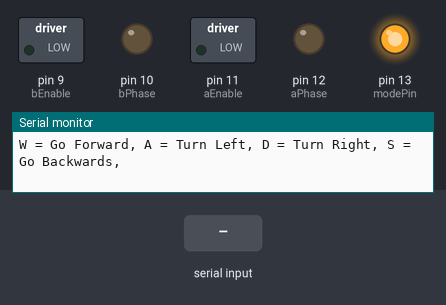
The sketch below on a simulated Arduino Uno, built with avr-gcc and run on an emulated ATmega328P. Shown: switched loads named in the sketch (green lamp = pin HIGH), output pins drawn as LEDs (lit = HIGH), the last lines printed to the serial monitor. The test bench sets the inputs (shaded band).

Above: at 1.2 s.
1.3 s: "w" received over Serial
At 1.7 s:
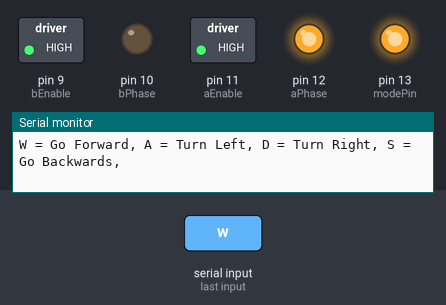
2.8 s: "s" received over Serial
At 4.0 s:
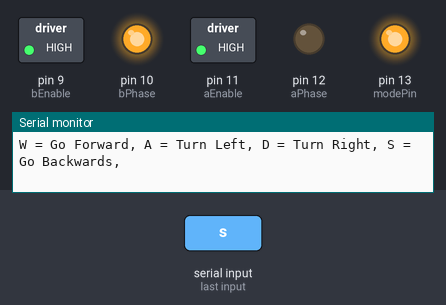
4.3 s: "a" received over Serial
At 5.2 s:
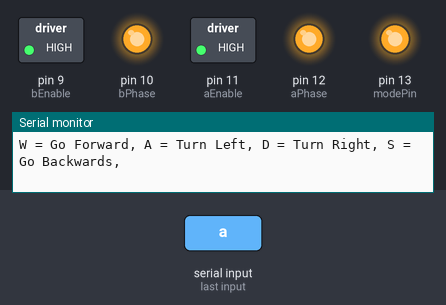
5.8 s: "d" received over Serial
At 6.3 s:
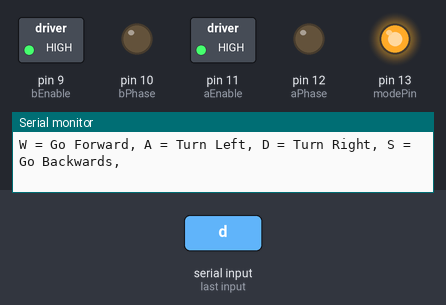
Timing chart, 0 to 8.3 s (numbered marks = the images above; inputs shaded):
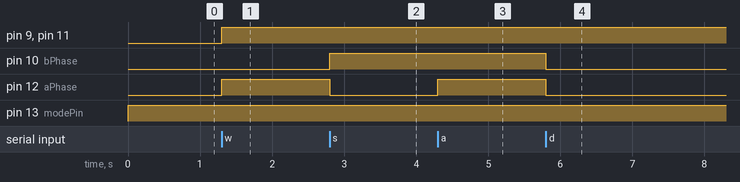

Measured:
- after the input at 1.3 s, pin 9 (bEnable), pin 11 (aEnable), pin 12 (aPhase): LOW → HIGH at once
- after the input at 2.8 s, pin 10 (bPhase): LOW → HIGH at once; pin 12 (aPhase): HIGH → LOW at once
- after the input at 4.3 s, pin 12 (aPhase): LOW → HIGH at once
- after the input at 5.8 s, pin 10 (bPhase), pin 12 (aPhase): HIGH → LOW at once

The sketch:

DCMotor_Car.ino
```cpp
// pin 9 = BENBL
// pin 10 = BPHASE
// pin 11 = AENBL
// pin 12 = APHASE
// pin 13 = MODE

// Phase is a digital pin. Set it to LOW to go FORWARD. Set it to HIGH to go back

#include <Servo.h>
char INBYTE;
int servoPin = 5;
int servoPin2 = 8;
int modePin = 13;
int bEnable = 9;
int bPhase = 10;
int aEnable = 11;
int aPhase = 12;

void setup() {

Serial.begin(9600);
pinMode(modePin, OUTPUT);
pinMode(bEnable, OUTPUT);
pinMode(bPhase, OUTPUT);
pinMode(aPhase, OUTPUT);
pinMode(aEnable, OUTPUT);

}
void loop() {
  digitalWrite(modePin, HIGH);
Serial.println("W = Go Forward, A = Turn Left, D = Turn Right, S = Go Backwards, ");
 while (!Serial.available());
 INBYTE = Serial.read();
   if(INBYTE == 'w') {
      analogWrite(bEnable, 255);
      digitalWrite(bPhase, LOW);
      analogWrite(aEnable, 255);
      digitalWrite(aPhase, HIGH);
    }
    if(INBYTE == 's') {
    analogWrite(bEnable, 255);
      digitalWrite(bPhase, HIGH);
      analogWrite(aEnable, 255);
      digitalWrite(aPhase, LOW);
    }
      if(INBYTE == 'a') {
      analogWrite(bEnable, 255);
      digitalWrite(bPhase, HIGH);
      analogWrite(aEnable, 255);
      digitalWrite(aPhase, HIGH);
    }
      if(INBYTE == 'd') {
      analogWrite(bEnable, 255);
      digitalWrite(bPhase, LOW);
      analogWrite(aEnable, 255);
      digitalWrite(aPhase, LOW);
    }
      if(INBYTE == ' ') {
      analogWrite(bEnable, 0);
      digitalWrite(bPhase, LOW);
      analogWrite(aEnable, 0);
      digitalWrite(aPhase, LOW);
    }
}
```
